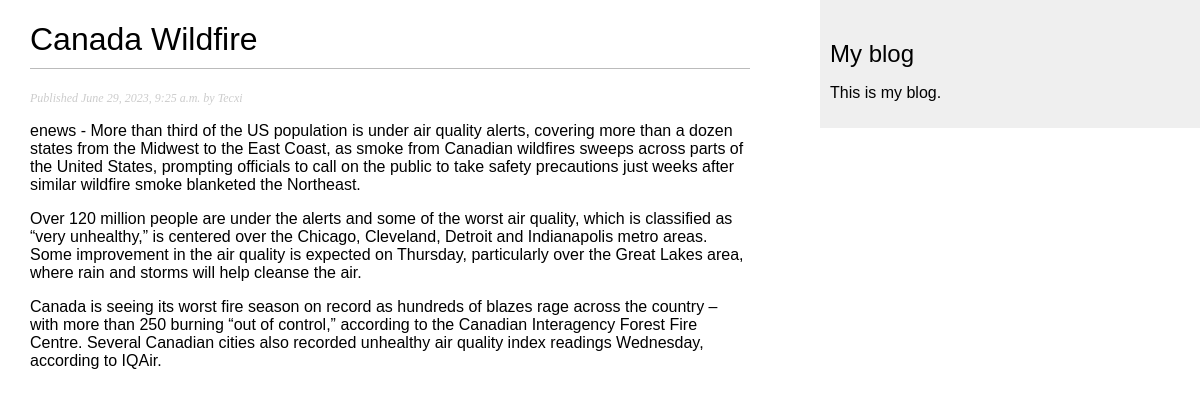
Page /blog/2023/6/29/canada-wildfire/ on the committed database.
### blog/models.py (models this page shows, shortened)
class Post(models.Model):
    class Status(models.TextChoices):
        DRAFT = 'DF', 'Draft'
        PUBLISHED = 'PB', 'Published'
    title = models.CharField(max_length=250)
    slug = models.CharField(max_length=250,
                         unique_for_date='publish')
    author = models.ForeignKey(User,
                               on_delete=models.CASCADE,
                               related_name='blog_posts')
    body = models.TextField()
    publish = models.DateTimeField(default=timezone.now)
    created = models.DateTimeField(auto_now_add=True)
    updated = models.DateTimeField(auto_now=True)
    status = models.CharField(max_length=2,
                              choices=Status.choices,
                              default=Status.DRAFT)
    objects = models.Manager()
    published = PublishedManager()
    class Meta:
        ordering = ['-publish']
        indexes = [
            models.Index(fields=['-publish'])
        ]

### blog/views.py (the view)
# urls.py: path('<int:year>/<int:month>/<int:day>/<slug:post>/', views.post_detail, name='post_detail'),
def post_detail(request, year, month, day, post):
    post = get_object_or_404(Post,
                             status = Post.Status.PUBLISHED,
                             slug=post,
                             publish__year=year,
                             publish__month=month,
                             publish__day=day)
    return render(request, "blog/post/detail.html",
                 {'post':post})

### blog/templates/blog/post/detail.html (shortened to what this page needs)
{% extends 'blog/base.html' %}
{% block content %}
    <h1>{{ post.title }}</h1>
    <p class="date">
        Published {{ post.publish }} by {{ post.author }}
    </p>
    {{ post.body|linebreaks }}
{% endblock %}

### blog/static/css/blog.css (style rules this page uses)
body { margin:0; padding:0; font-family:helvetica, sans-serif; }
h1 { font-weight:normal; border-bottom:1px solid #bbb; padding:0 0 10px 0; }
p.date { color:#ccc; font-family: georgia, serif; font-size: 12px; font-style: italic; }

### rows in the picture
Post: title "Canada Wildfire", publish "June 29, 2023, 9:25 a.m.", author "Tecxi", body "enews - More than third of the US population is under air quality alerts, covering more than a dozen states from the Midwest to the East Coast, as smoke from Canadian wildfires sweeps across parts of the United States, prompting officials to call on the public to take safety precautions just weeks after similar wildfire smoke blanketed the Northeast. Over 120 million people are under the alerts and some of the worst air quality, which is classified as “very unhealthy,” is centered over the Chicago, Cleveland, Detroit and Indianapolis metro areas. Some improvement in the air quality is expected on Thursday, particularly over the Great Lakes area, where rain and storms will help cleanse the…"
